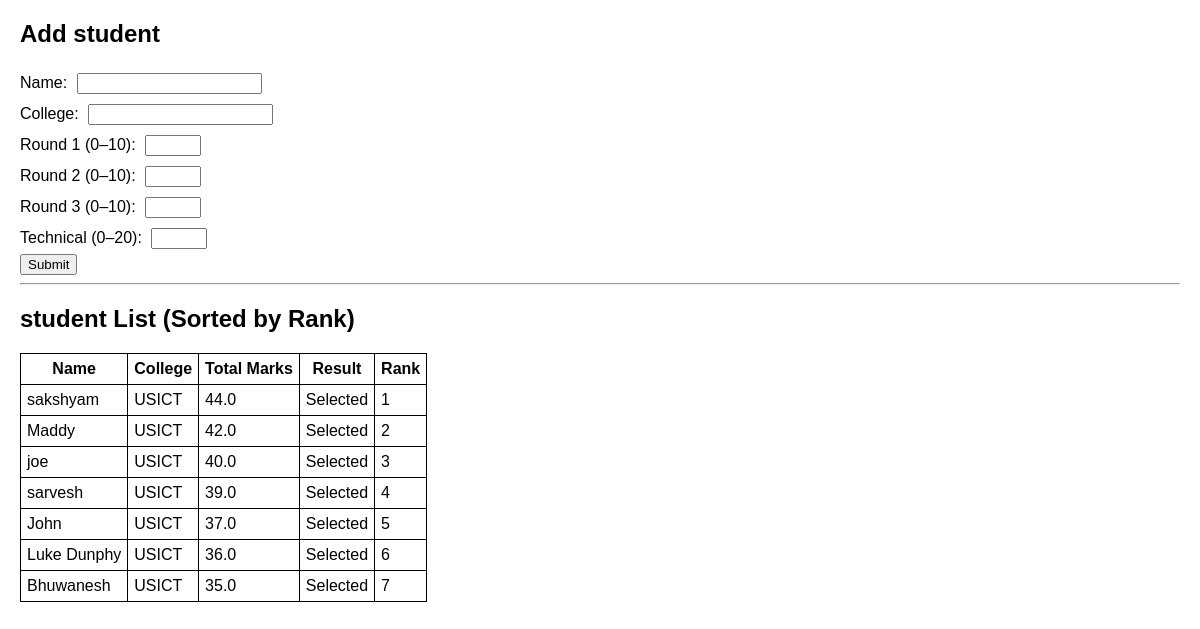
Before: / with the older database file.
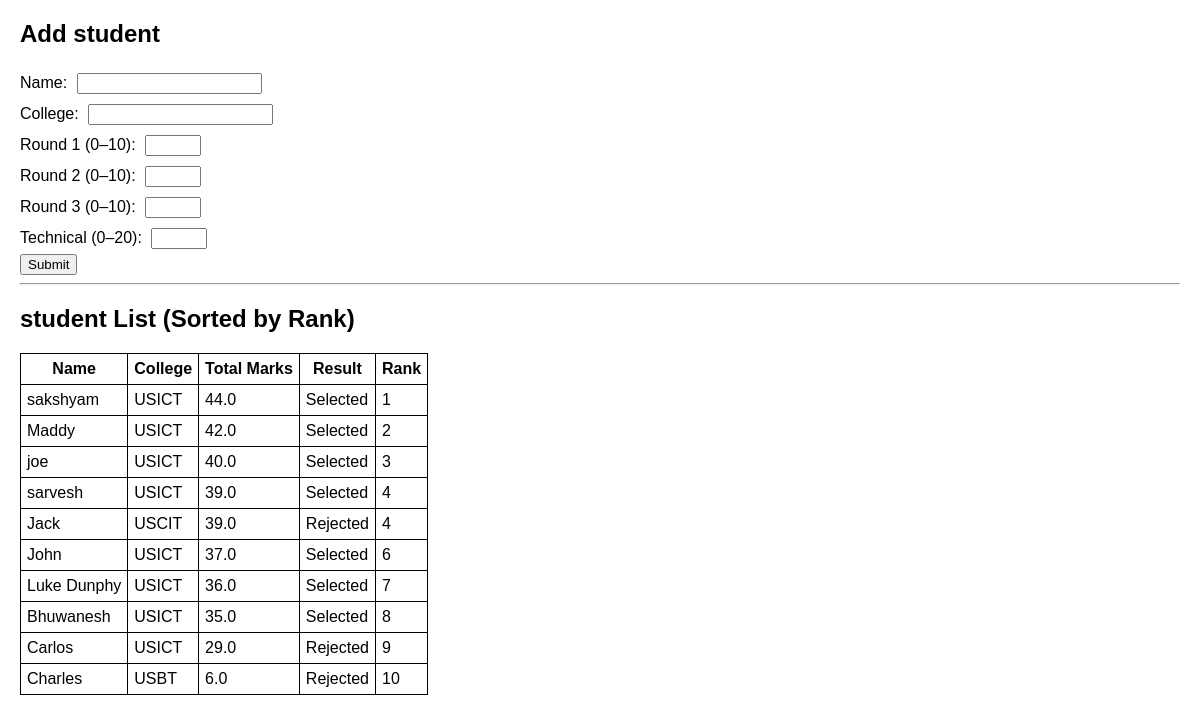
After: the same page with the newer database file.
### tables this page shows
CREATE TABLE candidates(
                   id INTEGER PRIMARY KEY AUTOINCREMENT,
                   student_name TEXT,
                   college_name TEXT,
                   round1 FLOAT,
                   round2 FLOAT,
                   round3 FLOAT,
                   technical FLOAT,
                   total FLOAT,
                   result TEXT,
                   rank INTEGER
                   );

### appf.py (the view)
@app.route("/", methods=["GET"])
def index():
    conn = get_conn()
    cursor = conn.cursor()
    cursor.execute("""
        SELECT student_name, college_name, total, result, rank
        FROM candidates
        ORDER BY rank
    """)
    data = cursor.fetchall()
    conn.close()
    return render_template("index.html", candidates=data)

### appf.py (called while the page is built)
def get_conn():
    return sqlite3.connect(DB)

### templates/index.html (shortened to what this page needs)
<!DOCTYPE html>
<html>
<head>
</head>
<body>
<h2>Add student</h2>
<form method="POST" action="/submit">
    Name: <input type="text" name="name" maxlength="30" required><br>
    College: <input type="text" name="college" maxlength="50" required><br>
    Round 1 (0–10): <input type="number" name="r1" min="0" max="10" required><br>
    Round 2 (0–10): <input type="number" name="r2" min="0" max="10" required><br>
    Round 3 (0–10): <input type="number" name="r3" min="0" max="10" required><br>
    Technical (0–20): <input type="number" name="tech" min="0" max="20" required><br>
    <button type="submit">Submit</button>
</form>
<hr>
<h2>student List (Sorted by Rank)</h2>
<table>
    <tr>
        <th>Name</th>
        <th>College</th>
        <th>Total Marks</th>
        <th>Result</th>
        <th>Rank</th>
    </tr>
    {% for c in candidates %}
    <tr>
        <td>{{ c[0] }}</td>
        <td>{{ c[1] }}</td>
        <td>{{ c[2] }}</td>
        <td>{{ c[3] }}</td>
        <td>{{ c[4] }}</td>
    </tr>
    {% endfor %}
</table>
</body>
</html>

### templates/index.html (style rules this page uses)
body { font-family: Arial; margin: 20px; }
input { margin: 5px; }
table, th, td { border: 1px solid black; border-collapse: collapse; padding: 6px; }

Changed rows visible on the page:
added candidates: student_name "Jack", college_name "USCIT", total "39.0", result "Rejected", rank "4"
changed candidates "John": rank "5" → "6"
changed candidates "Luke Dunphy": rank "6" → "7"
changed candidates "Bhuwanesh": rank "7" → "8"
added candidates: student_name "Carlos", college_name "USICT", total "29.0", result "Rejected", rank "9"
added candidates: student_name "Charles", college_name "USBT", total "6.0", result "Rejected", rank "10"
